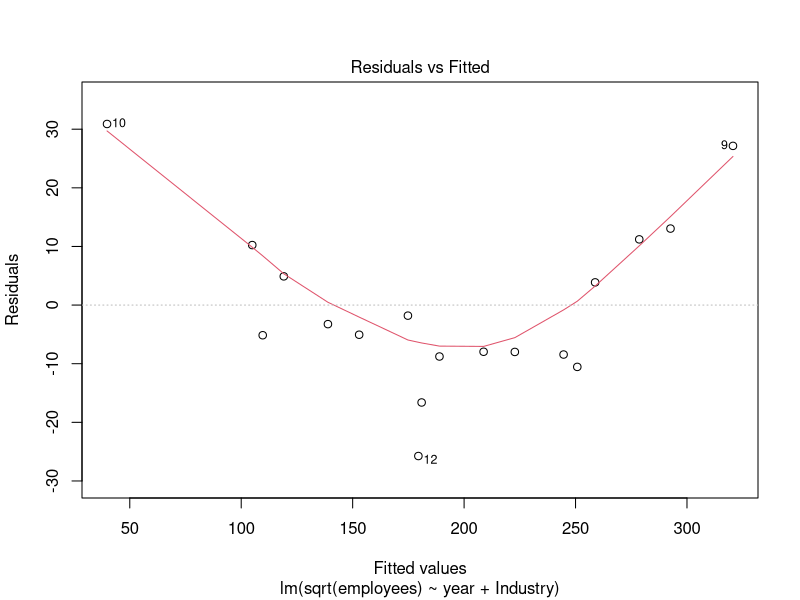
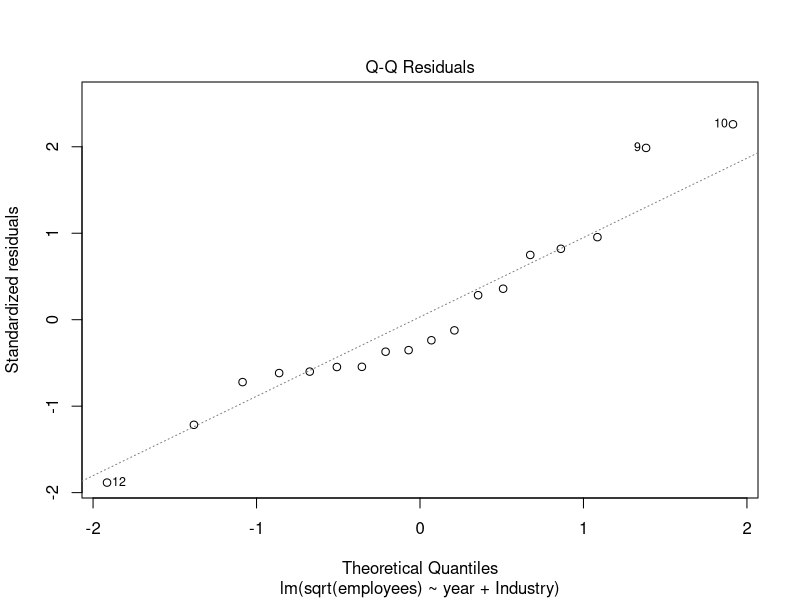
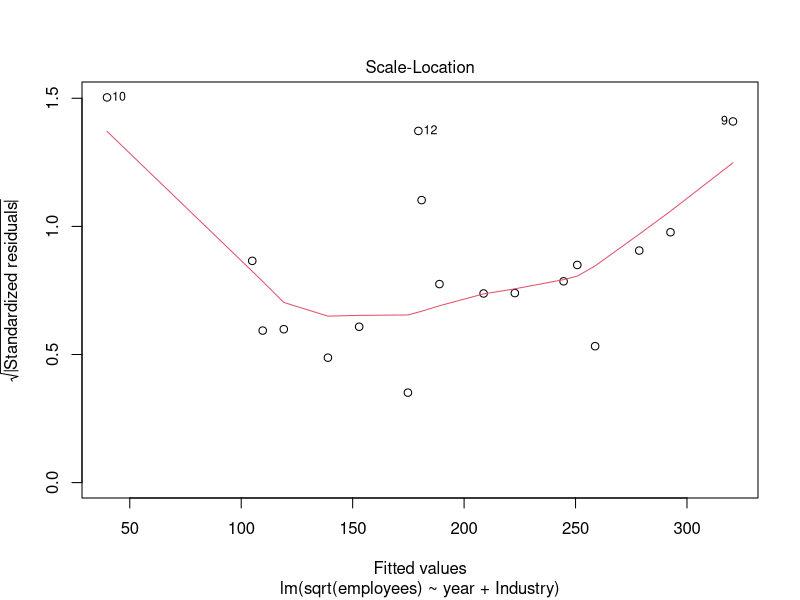
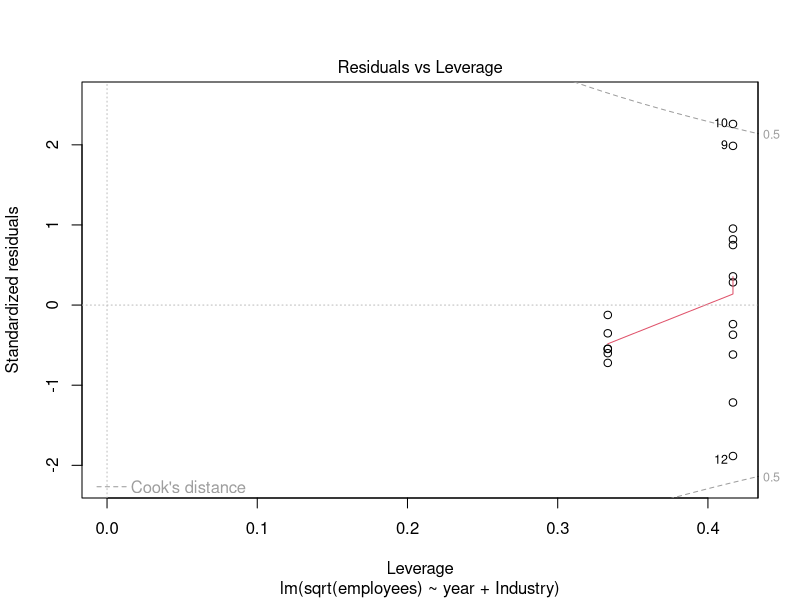
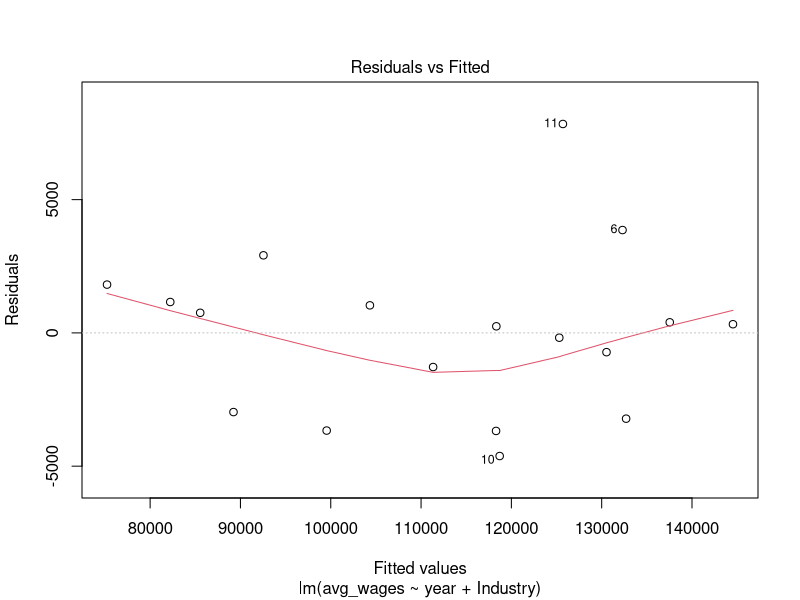
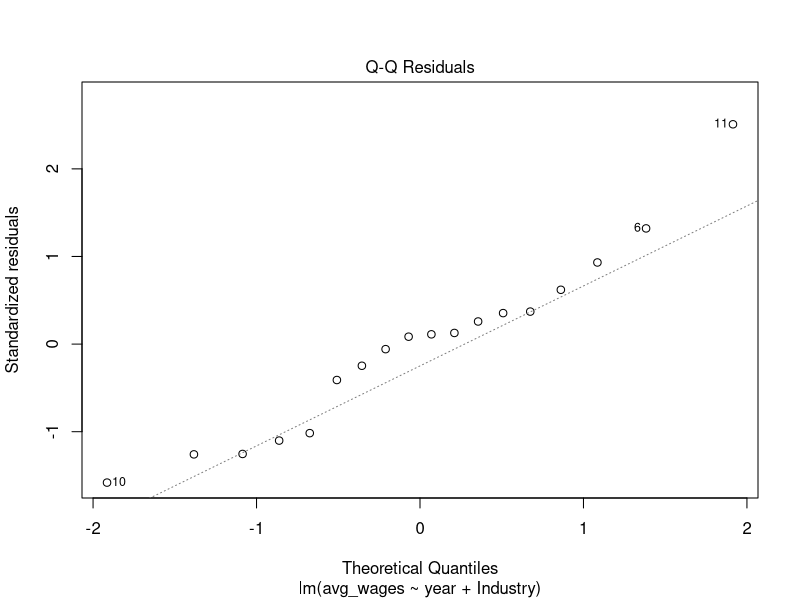
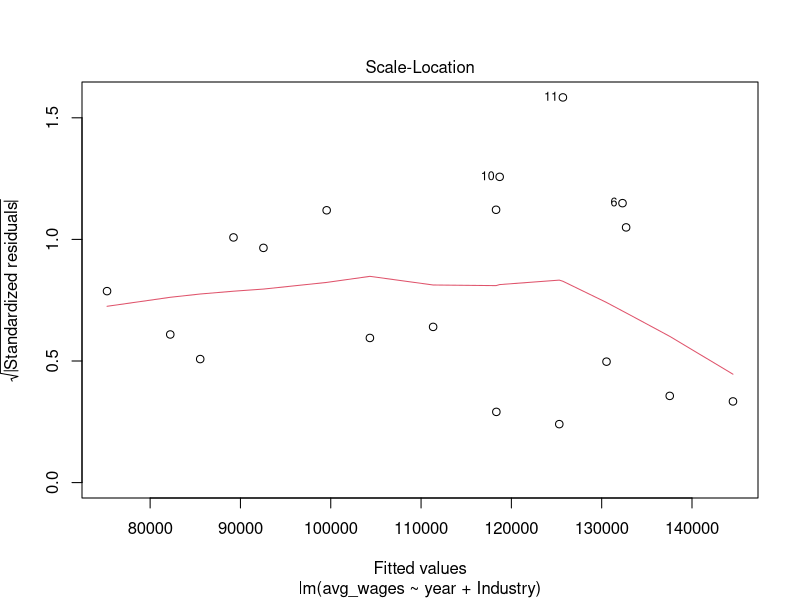
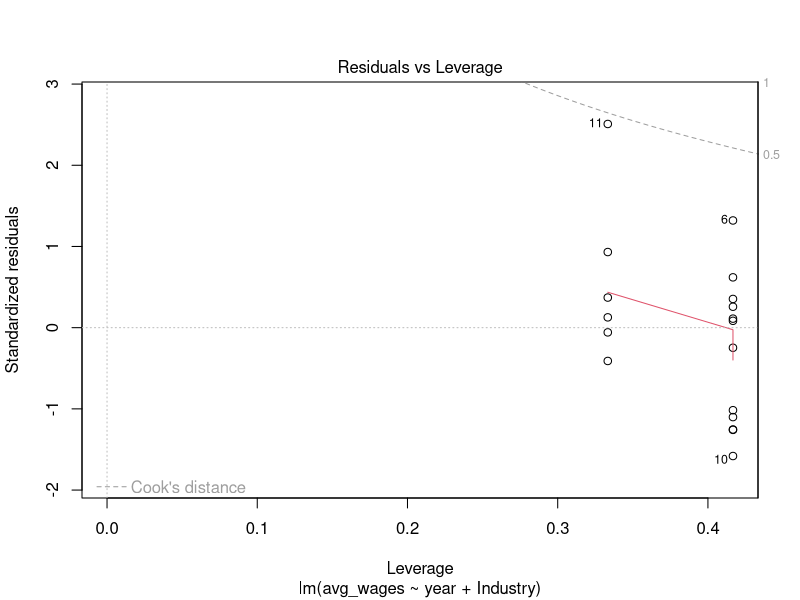

Here is the R script that generated these plots, in order:
## ---- chunk 1
#| label: setup

library(tidyverse)
library(readxl)
library(patchwork)
data <- read_excel("2025 Case Comp Data CLEAN.xlsx")

# Workforce size by industry ----
employees_table <- data %>% 
  select(`Company ID`, Industry, `2023` = `Number of employees 2023`, `2024` = `Number of employees 2024`, `2025` = `Number of employees 2025`) %>% 
  pivot_longer(cols = 3:5, names_to = "year", values_to = "employees") %>%
  mutate(year = as.numeric(year)) %>% 
  group_by(Industry, year) %>% 
  summarise(employees = sum(employees))

predict_employees <- function(industry, summary = TRUE, assumption = TRUE) {
  model <- lm(sqrt(employees) ~ year + Industry, data = employees_table)
  if(summary) {print(summary(model))}
  if(assumption) {print(plot(model))}
  predicted_value <- predict(model, newdata = data.frame(year = 2026, Industry = industry))
  # result <- list(model = model, prediction = predicted_value)
  # return(result)
  return(predicted_value^2)
}

predict_employees("Education")

# Average wage per employee by industry ----
wages_table <- data %>% 
  select(`Company ID`, Industry, `2023` = `2023 wages`, `2024` = `2024 wages`, `2025` = `2025 wages`) %>% 
  pivot_longer(cols = 3:5, names_to = "year", values_to = "wages") %>% 
  mutate(year = as.numeric(year)) %>% 
  group_by(Industry, year) %>% 
  summarise(wages = sum(wages)) %>% 
  full_join(employees_table) %>% 
  group_by(Industry, year) %>% 
  mutate(avg_wages = wages / employees)

predict_wage <- function(industry, summary = TRUE, assumptions = T) {
  # input an industry and then output an average wage in 2026
  model <- lm(avg_wages ~ year + Industry, data = wages_table)
  if(summary) {print(summary(model))}
  if(assumptions) {print(plot(model))}
  predict(model, newdata = data.frame(year = 2026, Industry = industry)) %>% 
    return()
}
predict_wage("Education")
# Claim rate by industry ----
claims_table <- data %>% 
  select(`Company ID`, Industry, `2023` = `2023 number of claims`, `2024` = `2024 number of claims`, `2025` = `2025 number of claims`) %>% 
  pivot_longer(cols = 3:5, names_to = "year", values_to = "claims") %>% 
  mutate(year = as.numeric(year)) %>% 
  group_by(Industry, year) %>% 
  summarise(claims = sum(claims)) %>% 
  full_join(employees_table) %>% 
  group_by(Industry, year) %>% 
  mutate(claim_rate = sum(claims)/sum(employees))

predict_claim_rate <- function(industry) {
  # input an industry and then output an average claim_rate in 2026
  # regression doesn't seem suitable but an average of the 3 years seems appropiate
  claims_table %>% 
    filter(Industry == industry) %>% 
    pull(claim_rate) %>% 
    mean() %>% 
    return()
}

# NOT COMPLETE AND DODGY RN Average medical cost per claim by industry ----
  # possibly using survival analysis technique? like KME or whatever
costs_table <- data %>% 
  select(Industry, `Company ID`, `2023` = `2023 medical costs`, `2024` = `2024 medical costs`, `2025` = `2025 medical costs`) %>% 
  pivot_longer(cols = 3:5, names_to = "year", values_to = "costs") %>%
  mutate(year = as.numeric(year)) %>% 
  group_by(Industry, year) %>% 
  summarise(costs = sum(costs)) %>% 
  full_join(claims_table) %>% 
  group_by(Industry, year) %>% 
  mutate(avg_costs = costs / claims) %>% 
  select(Industry, year, costs, claims, avg_costs)

predict_costs <- function(industry) {
  # input an industry and then output an average medical costs per claim in 2026
  # THIS IS EXTREMELY PLACE HOLDER RN UNTIL WE ACTUALLY MODEL THE CLAIMS COSTS GOODLY
  costs_table %>% 
    filter(Industry == industry) %>% 
    pull(avg_costs) %>% 
    mean() %>% 
    return()
}

# employees_2026 <- c(
#   predict_employees("Accommodation and Hospitality"),
#   predict_employees("Government Administration"),
#   predict_employees("Fishing and Agriculture"),
#   predict_employees("Education"),
#   predict_employees("Health and Community"),
#   predict_employees("Property and Business Service")
# )
# 
# avg_wages_2026 <- c(
#   predict_wage("Accommodation and Hospitality"),
#   predict_wage("Government Administration"),
#   predict_wage("Fishing and Agriculture"),
#   predict_wage("Education"),
#   predict_wage("Health and Community"),
#   predict_wage("Property and Business Service")
# )
# 
# claim_rate_2026 <- c(
#   predict_claim_rate("Accommodation and Hospitality"),
#   predict_claim_rate("Government Administration"),
#   predict_claim_rate("Fishing and Agriculture"),
#   predict_claim_rate("Education"),
#   predict_claim_rate("Health and Community"),
#   predict_claim_rate("Property and Business Service") 
# )
# 
# avg_costs_2026 <- c(
#   predict_costs("Accommodation and Hospitality"),
#   predict_costs("Government Administration"),
#   predict_costs("Fishing and Agriculture"),
#   predict_costs("Education"),
#   predict_costs("Health and Community"),
#   predict_costs("Property and Business Service")
# )

# predicted_data <- employees_table %>% 
#   full_join(wages_table) %>% 
#   full_join(claims_table) %>% 
#   full_join(costs_table) %>% 
#   select(Industry, year, employees, avg_wages, claim_rate, avg_costs) %>% 
#   ungroup() %>% 
#   add_row(Industry = c("Accommodation and Hospitality",
#                        "Government Administration",
#                        "Fishing and Agriculture",
#                        "Education",
#                        "Health and Community",
#                        "Property and Business Service"),
#           year = 2026,
#           employees = employees_2026,
#           avg_wages = avg_wages_2026,
#           claim_rate = claim_rate_2026,
#           avg_costs = avg_costs_2026)
## ---- chunk 2
#| label: plot_of_2026

# plot0 <- predicted_data %>% 
#   ggplot(aes(x=year, y=employees, colour = Industry)) +
#   geom_line() +
#   geom_point() + 
#   labs(
#     title = "Employees over time by industry",
#     x = "Year",
#     y = "Employees"   
#   ) +
#   theme_light()
# 
# plot1 <- predicted_data %>% 
#   ggplot(aes(x=year, y=avg_wages, colour = Industry)) +
#   geom_line() +
#   geom_point() + 
#   labs(
#     title = "avg_wages over time by industry",
#     x = "Year",
#     y = "avg_wages"   
#   ) +
#   theme_light()
# 
# plot2 <- predicted_data %>% 
#   ggplot(aes(x=year, y=claim_rate, colour = Industry)) +
#   geom_line() +
#   geom_point() + 
#   labs(
#     title = "claim_rate over time by industry",
#     x = "Year",
#     y = "claim_rate"   
#   ) +
#   theme_light()
# 
# plot3 <- predicted_data %>% 
#   ggplot(aes(x=year, y=avg_costs, colour = Industry)) +
#   geom_line() +
#   geom_point() + 
#   labs(
#     title = "avg_costs over time by industry",
#     subtitle = "cant fully justify the modelling yet",
#     x = "Year",
#     y = "avg_costs"   
#   ) +
#   theme_light()
# 
# plot0 + plot1 + plot2 + plot3 + plot_layout(guides = "collect") & theme_light(base_size = 14) & theme(legend.position = "bottom")
## ---- chunk 3
#| label: the_numbers

# total_medical_costs <- (claim_rate_2026 * employees_2026 * avg_costs_2026) %>% sum()
# total_salary_compensation <- (0.7 * 4/52 * claim_rate_2026 * employees_2026 * avg_wages_2026) %>% sum()
# total_costs <- total_medical_costs + total_salary_compensation + 2400000
